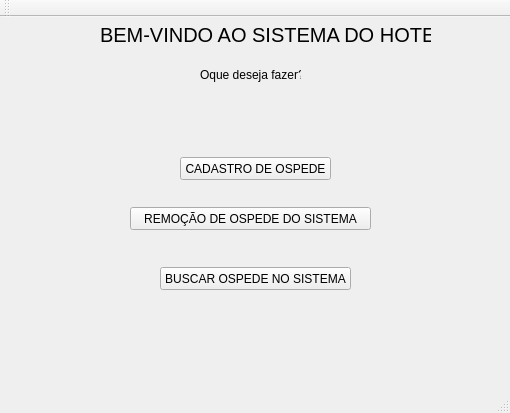
<?xml version="1.0" encoding="UTF-8"?>
<ui version="4.0">
 <class>HotelWindow</class>
 <widget class="QMainWindow" name="HotelWindow">
  <property name="geometry">
   <rect>
    <x>0</x>
    <y>0</y>
    <width>510</width>
    <height>413</height>
   </rect>
  </property>
  <property name="windowTitle">
   <string>HotelWindow</string>
  </property>
  <widget class="QWidget" name="centralWidget">
   <widget class="QLabel" name="label">
    <property name="geometry">
     <rect>
      <x>100</x>
      <y>10</y>
      <width>331</width>
      <height>16</height>
     </rect>
    </property>
    <property name="font">
     <font>
      <pointsize>15</pointsize>
     </font>
    </property>
    <property name="text">
     <string>BEM-VINDO AO SISTEMA DO HOTEL</string>
    </property>
   </widget>
   <widget class="QLabel" name="label_2">
    <property name="geometry">
     <rect>
      <x>200</x>
      <y>50</y>
      <width>101</width>
      <height>16</height>
     </rect>
    </property>
    <property name="text">
     <string>Oque deseja fazer?</string>
    </property>
   </widget>
   <widget class="QPushButton" name="pushButton_cadastro">
    <property name="geometry">
     <rect>
      <x>180</x>
      <y>140</y>
      <width>151</width>
      <height>23</height>
     </rect>
    </property>
    <property name="text">
     <string>CADASTRO DE OSPEDE</string>
    </property>
   </widget>
   <widget class="QPushButton" name="pushButton_remover">
    <property name="geometry">
     <rect>
      <x>130</x>
      <y>190</y>
      <width>241</width>
      <height>23</height>
     </rect>
    </property>
    <property name="text">
     <string>REMOÇÃO DE OSPEDE DO SISTEMA</string>
    </property>
   </widget>
   <widget class="QPushButton" name="pushButton_buscar">
    <property name="geometry">
     <rect>
      <x>160</x>
      <y>250</y>
      <width>191</width>
      <height>23</height>
     </rect>
    </property>
    <property name="text">
     <string>BUSCAR OSPEDE NO SISTEMA</string>
    </property>
   </widget>
  </widget>
  <widget class="QMenuBar" name="menuBar">
   <property name="geometry">
    <rect>
     <x>0</x>
     <y>0</y>
     <width>510</width>
     <height>21</height>
    </rect>
   </property>
  </widget>
  <widget class="QToolBar" name="mainToolBar">
   <attribute name="toolBarArea">
    <enum>TopToolBarArea</enum>
   </attribute>
   <attribute name="toolBarBreak">
    <bool>false</bool>
   </attribute>
  </widget>
  <widget class="QStatusBar" name="statusBar"/>
 </widget>
 <layoutdefault spacing="6" margin="11"/>
 <resources/>
 <connections/>
</ui>
